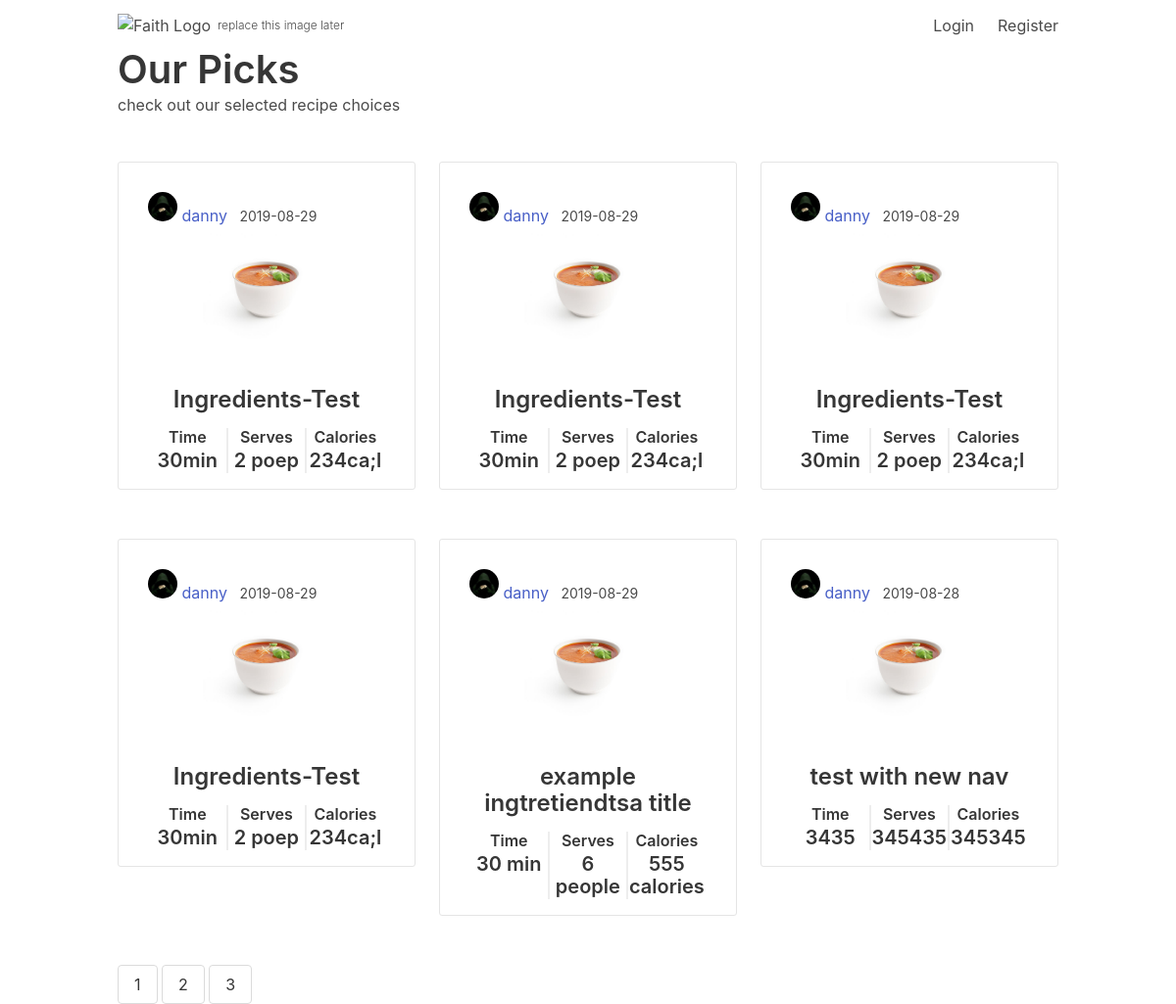
The page /home on the database its author committed.
### backend/flaskblog/models.py (models this page shows, shortened)
class Post(db.Model):
    id = db.Column(db.Integer, primary_key=True)
    title = db.Column(db.String(100), nullable=False)
    time = db.Column(db.String(100), nullable=False)
    serves = db.Column(db.String(100), nullable=False)
    cal = db.Column(db.String(100), nullable=False)
    date_posted = db.Column(db.DateTime, nullable=False, default=datetime.utcnow)
    ingredients = db.Column(db.PickleType(), nullable=False)
    steps = db.Column(db.PickleType(), nullable=False)
    image = db.Column(db.String(20), nullable=False, default='image.jpg')
    user_id = db.Column(db.Integer, db.ForeignKey('user.id'), nullable=False)

class User(db.Model, UserMixin):
    id = db.Column(db.Integer, primary_key=True)
    username = db.Column(db.String(20), unique=True, nullable=False)
    email = db.Column(db.String(120), unique=True, nullable=False)
    image_file = db.Column(db.String(20), nullable=False, default='2.jpg')
    password = db.Column(db.String(60), nullable=False)
    posts = db.relationship('Post', backref='author', lazy=True)

### backend/flaskblog/routes.py (the view)
@app.route("/")
@app.route("/home")
def home():
    page = request.args.get('page', 1, type=int)
    posts = Post.query.order_by(Post.date_posted.desc()).paginate(page=page, per_page=6)
    return render_template('home.html', posts=posts)

### backend/flaskblog/templates/home.html (shortened to what this page needs)
{% extends "layout-2.html" %}
{% block content %}
  <section class="section">
    <div class="container">
    <div class="columns">
      <div class="column">
        <h2 class="title is-2">Our Picks</h2>
        <h6 class="subtitle is-6">check out our selected recipe choices</h6>
      </div>
    </div>
    </div>
  </section>
  <section>
      <div class="container">
         {% for post in posts.items %}
         {% if loop.index % 4 == 0  %}
        </div>
        {% endif %}
         {% if loop.index == 1 or loop.index % 4 == 0  %}
         <div class="columns">
            <div class="column is-4">
                <div class="flex-card light-bordered hover-inset">
                    <div class="card-body">
                        <div class="content">
                            <div class="article-metadata">
                                <img class="profile-img" src="{{ url_for('static', filename='profile_pics/' + post.author.image_file) }}">
                                <a class="mr-2" href="{{ url_for('user_posts', username=post.author.username) }}">{{ post.author.username }}</a>
                                <small class="text-muted">{{ post.date_posted.strftime('%Y-%m-%d') }}</small>
                              </div>
                              <a  href="{{ url_for('post', post_id=post.id) }}" >
                                  <div class="card-box">
                                      <img class="card-image" src="{{ url_for('static', filename='post_img/' + post.image) }}" alt="">
                                  </div>
                            <h3 class="no-margin title-bold has-text-centered">{{ post.title }}</h3>
                                    <div class="card-text">
                                      <div class="card-section">
                                          <h6 class="subtitle is-6 has-text-centered">Time</h6>
                                          <h5 class="title is-5 has-text-centered ">{{ post.time }}</h5>
                                      </div>
                                    <div class="card-section">
                                            <h6 class="subtitle is-6 has-text-centered">Serves</h6>
                                            <h5 class="title is-5 has-text-centered">{{ post.serves }}</h5>
                                    </div>
                                    <div class="card-section">
                                            <h6 class="subtitle is-6 has-text-centered">Calories</h6>
                                            <h5 class="title is-5 has-text-centered">{{ post.cal }}</h5>
                                    </div>
                                  </div>
                                </a>
                        </div>
                    </div>
                </div>
            </div>
         {% else %}
         <div class="column is-4">
            <div class="flex-card light-bordered hover-inset">
                <div class="card-body">
                    <div class="content">
                        <div class="article-metadata">
                            <img class="profile-img" src="{{ url_for('static', filename='profile_pics/' + post.author.image_file) }}">
                            <a class="mr-2" syle="padding-bottom: 10px; !important" href="{{ url_for('user_posts', username=post.author.username) }}">{{ post.author.username }}</a>
                            <small class="text-muted">{{ post.date_posted.strftime('%Y-%m-%d') }}</small>
                          </div>
                          <a  href="{{ url_for('post', post_id=post.id) }}" >
                            <div class="header-avatar">
                                <img class="card-image" src="{{ url_for('static', filename='post_img/' + post.image) }}" alt=""
>
                                </div>
                                <h3 class="no-margin title-bold has-text-centered">{{ post.title }}</h3>
                                <div class="card-text">
                                  <div class="card-section">
                                      <h6 class="subtitle is-6 has-text-centered">Time</h6>
                                      <h5 class="title is-5 has-text-centered ">{{ post.time }}</h5>
                                  </div>
                                <div class="card-section">
                                   <h6 class="subtitle is-6 has-text-centered">Serves</h6>
                                        <h5 class="title is-5 has-text-centered">{{ post.serves }}</h5>
                                </div>
                                <div class="card-section">
                                        <h6 class="subtitle is-6 has-text-centered">Calories</h6>
                                        <h5 class="title is-5 has-text-centered">{{ post.cal }}</h5>
                                </div>
                              </div>
                              </a>
                    </div>
                </div>
            </div>
        </div>
          {% endif %}
          {% endfor %}
      </div>
      {% for page_num in posts.iter_pages(left_edge=1, right_edge=1, left_current=1, right_current=2) %}
      {% if page_num %}
        {% if posts.page == page_num %}
          <a class="button " href="{{ url_for('home', page=page_num) }}">{{ page_num }}</a>
        {% else %}
          <a class="button  " href="{{ url_for('home', page=page_num) }}">{{ page_num }}</a>
        {% endif %}
      {% else %}
        ...
      {% endif %}
    {% endfor %}
        </div>
  </section>
{% endblock content %}

### backend/flaskblog/static/style.css (style rules this page uses)
.flex-card { position: relative; background-color: #fff; border: 1px solid #fcfcfc; border-radius: 0.1875rem; display: inline-block; position: relative; overflow: hidden; width: 100%; margin-bottom: 20px; transition: all 0.5s }
.flex-card .card-body { padding: 30px 30px 0px }
.flex-card.light-bordered { border: 1px solid #e5e5e5 !important }
.card-image { display: block; margin-left: auto; margin-right: auto; width: 50%; width: 130px; height: 130px; }
.profile-img { width: 50%; width: 30px; height: 30px; border-radius: 100px; -webkit-border-radius: 100px; -moz-border-radius: 100px; }
.card-text { display: flex !important; text-align: center; }
.card-section { display: block; width: 33.3%; }

### backend/flaskblog/static/core_deep-blue.css (style rules this page uses)
.button { transition: all 0.5s }
.flex-card { position: relative; background-color: #fff; border: 1px solid #fcfcfc; border-radius: 0.1875rem; display: inline-block; position: relative; overflow: hidden; width: 100%; margin-bottom: 20px; transition: all 0.5s }
body { font-family: -apple-system, BlinkMacSystemFont, "Segoe UI", Roboto, Helvetica, Arial, sans-serif, "Apple Color Emoji", "Segoe UI Emoji", "Segoe UI Symbol"; overflow: hidden !important }
a, a:active, i, i:active, div, div:active, div:focus, span:focus, span:active { outline: none !important }

### rows shown on the page
Post: image_file (picture), author.username "danny", date_posted "2019-08-29", image (picture), title "Ingredients-Test", time "30min", serves "2 poep", cal "234ca;l"
Post: image_file (picture), author.username "danny", date_posted "2019-08-29", image (picture), title "Ingredients-Test", time "30min", serves "2 poep", cal "234ca;l"
Post: image_file (picture), author.username "danny", date_posted "2019-08-29", image (picture), title "Ingredients-Test", time "30min", serves "2 poep", cal "234ca;l"
Post: image_file (picture), author.username "danny", date_posted "2019-08-29", image (picture), title "Ingredients-Test", time "30min", serves "2 poep", cal "234ca;l"
Post: image_file (picture), author.username "danny", date_posted "2019-08-29", image (picture), title "example ingtretiendtsa title", time "30 min", serves "6 people", cal "555 calories"
Post: image_file (picture), author.username "danny", date_posted "2019-08-28", image (picture), title "test with new nav", time "3435", serves "345435", cal "345345"

### other values the page prints
{{ page_num }} "1"
{{ page_num }} "2" "3"
